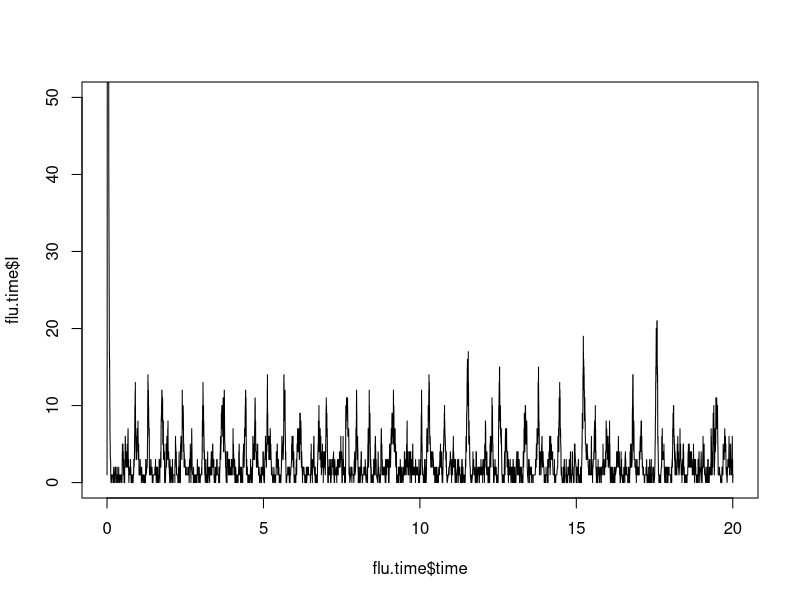

Reproduce this figure in R.
# Replication of stochastic model from Dushoff et al (2004)
# JL 07.17.14

# Gillespie Algorithm

# In the Dushoff model have S - I, I - R and R - S 'events'
# For S - I   have s- i+ ro
# For I - R   have so i- r+
# For R - S   have s+ io r-

# the rate expressions for these 'events' weights the decision for which event
# goes next- calculate each one based on the current number of each S I R, then 
# pick one randomly based on weighted probabilities, then need to update the values
# based on the above matrix

# rate S - I is beta*I*S/N
# rate I - R is I/dur.inf
# rate R - S is (N-S-I)/dur.imm

# time to the next event is exp(beta*I*S/N + I/dur.inf + (N-S-I)/dur.imm)
# probability event is type i- p_i = lambda_i / sum(lambdai_i)for all i

# initial time
init.time<-0
# end of time
max.time<-20

# params
beta.zero<-500
beta.one<-0.02
inf<-0.02
imm<-4
pop<-500
  
# function with constant beta first to test code works
flu.func<-function(time,S,I,R,beta0=beta.zero,beta1=beta.one,dur.inf=inf,dur.imm=imm,N=pop){

  beta.t.func<-function(b0,b1,t){
    beta.t<-b0*(1 + b1*cos(2*pi*(t)))
    return(beta.t)
  }
  beta<-beta.t.func(b0=beta0,b1=beta1,t=time)
  
s.i<- beta*I*S/N
i.r<- I/dur.inf
r.s<- (N-S-I)/dur.imm

lambda_event<- sum(s.i, i.r, r.s)
tau_event<- rexp(1, rate= lambda_event)

t.next<- time + tau_event
# need to pick an event at random, weighted by the probability 

rand.no<-runif(1)
if(rand.no < s.i/lambda_event){
  S<- S-1
  I<- I+1
}else{
      if(rand.no < (s.i+i.r)/lambda_event){
        I<- I-1
        R<- R+1
      }else{
          R<- R-1
          S<- S+1
  }
}
return(data.frame(time=t.next,S=S,I=I,R=R))
}

flu.time<-data.frame(time=init.time,S=pop-1,I=1,R=0)
t.next<-flu.time
while(t.next$time< max.time & t.next$I>0){
  t.next<-flu.func(time=t.next$time,S=t.next$S,I=t.next$I,R=t.next$R)
  flu.time<-rbind(flu.time,t.next)
  if (t.next$I==0) t.next$I=1
}
# very slow!
plot(flu.time$time,flu.time$I,type="l",ylim=c(0,50))

